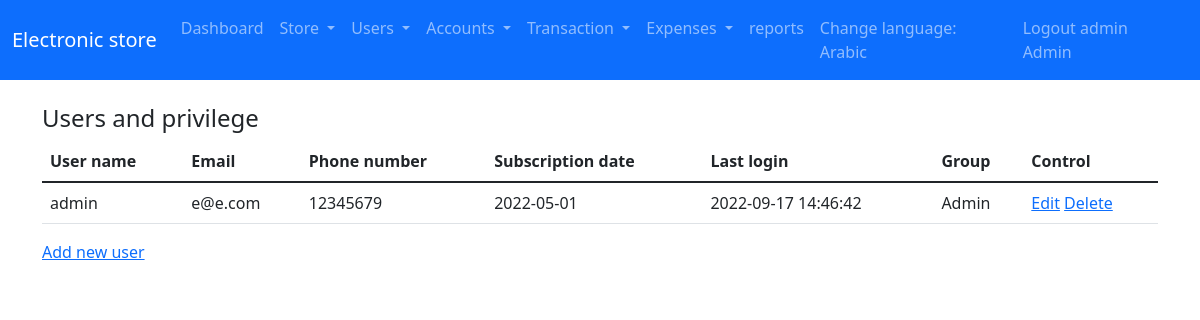
The app's page /users (signed in) with its own data.
### tables this page shows
CREATE TABLE `app_users` (
  `id` int UNSIGNED NOT NULL,
  `username` varchar(12) NOT NULL,
  `password` char(60) NOT NULL,
  `email` varchar(40) NOT NULL,
  `phone_number` varchar(15) DEFAULT NULL,
  `subscription_date` date NOT NULL,
  `last_login` datetime NOT NULL,
  `group_id` tinyint(1) NOT NULL,
  `status` tinyint(1) NOT NULL DEFAULT '1'
);

CREATE TABLE `app_users_groups` (
  `id` tinyint UNSIGNED NOT NULL,
  `group_name` varchar(20) NOT NULL
);

### app/controllers/abstractcontroller.php (called while the page is built, shortened)
<?php
class AbstractController
{
	protected $_controller;
	protected $_action;
    protected $_template;
    protected $_registry;
    protected $_data = [];
	public function setController($controllerName)
	{
		$this->_controller = $controllerName;
	}
	public function setAction($actionName)
	{
		$this->_action = $actionName;
	}
    public function setTemplate($template)
    {
        $this->_template = $template;
    }
    public function setRegistry($registry)
    {
        $this->_registry = $registry;
    }
	protected function _view()
	{
		$view = VIEWS_PATH . $this->_controller . DS . $this->_action . '.view.php';
				$this->_data = array_merge($this->_data , $this->language->getDictionary());
                $this->_template->setRegistry($this->_registry);
                $this->_template->setActionViewFile($view);
                $this->_template->setAppData($this->_data);
                $this->_template->renderApp();
	}
}

### app/controllers/userscontroller.php (called while the page is built, shortened)
<?php
class UsersController extends AbstractController
{
	public function defaultAction()
	{
		$this->_data['users'] = UserModel::getUsers();
        $this->_view();
	}
}

### app/lib/frontcontroller.php (called while the page is built, shortened)
<?php
class FrontController
{
    private $_controller = 'index';
    private $_action = 'default';
    private $_params = array();
    private $_template;
    private $_registry;
	public function __construct(Template $template, Registry $registry , Authentication $auth)
	{
        $this->_template = $template;
        $this->_registry = $registry;
	}
    private function _parseUrl()
    {
        $url = parse_url($_SERVER['REQUEST_URI'], PHP_URL_PATH);
        $url = trim($url, '/');
        $url = explode('/',$url , 3);
        if(isset($url[0]) && $url[0] != '') {
            $this->_controller = $url[0];
        }
    }
    public function dispatch()
    {
	  $actionName = $this->_action . 'Action';
	 $controller = new $controllerClassName;
	 $controller->setController($this->_controller);
	 $controller->setAction($this->_action);
	 $controller->setParams($this->_params);
     $controller->setTemplate($this->_template);
     $controller->setRegistry($this->_registry);
	 $controller->$actionName();
    }
}

### public/index.php (called while the page is built, shortened)
<?php
require_once APP_PATH. DS .'lib/autoload.php';
$session = new LIB\SessionManager();
$session->start();
$template_parts = require_once APP_PATH . DS . 'config' . DS . 'templateconfig.php';
$template = new LIB\Template($template_parts);
$language = new LIB\Language();
$registry = Registry::getInstance();
$registry->session = $session;
$registry->language = $language;
$messenger = Messenger::getInstance($session);
$registry->messenger = $messenger;
$authentication = Authentication::getInstance($session);
$frontController = new FrontController($template,$registry,$authentication);
$frontController->dispatch();

### app/lib/templatehelper.php (called while the page is built, shortened)
<?php
trait TemplateHelper
{
    public function urlMatch($url) {
        return parse_url($_SERVER['REQUEST_URI'] , PHP_URL_PATH) == $url;
    }
    public function hasAcccessToLink($url)
    {
     return  in_array($url, $this->session->u->privileges) ? 'd-block' : (CHECK_FOR_PRIVILEGES == 1 ? 'd-none' : 'd-block');
    }
}

### app/lib/sessionmanager.php (called while the page is built, shortened)
<?php
class SessionManager extends \SessionHandler
{
    public function __get($key) {
        if(isset($_SESSION[$key])) {
            $data = @unserialize($_SESSION[$key]);
            if($data === false) {
                return $_SESSION[$key];
            } else {
                return $data;
            }
        } else {
            trigger_error('No session key ' . $key . ' exists', E_USER_NOTICE);
        }
    }
}

### app/lib/autoload.php (called while the page is built, shortened)
<?php
class AutoLoad
{
	public static function autoload($className)
	{
		$className = str_replace('PHPMVC' , '' , $className);
		$className = str_replace('\\' , '/' , $className);
		$className = strtolower($className);
		$className = $className . '.php';
	}
}

### app/lib/database/databasehandler.php (called while the page is built, shortened)
<?php
abstract class DatabaseHandler
{
    public static function factory()
    {
        $driver = DATABASE_CONN_DRIVER;
        if ($driver == self::DATABASE_DRIVER_POD) {
            return PDODatabaseHandler::getInstance();
        } elseif ($driver == self::DATABASE_DRIVER_MYSQLI) {
            return MySQLiDatabaseHandler::getInstance();
        }
    }
}

### app/lib/database/pdodatabasehandler.php (called while the page is built, shortened)
<?php
class PDODatabaseHandler extends DatabaseHandler
{
    private static $_instance;
    private static $_handler;
    public function __call($name, $arguments)
    {
        return call_user_func_array(array(&self::$_handler, $name), $arguments);
    }
    protected static function init()
    {
        try {
            self::$_handler = new \PDO(
                'mysql:host=' . DATABASE_HOST_NAME . ';dbname=' . DATABASE_DB_NAME,
                DATABASE_USER_NAME, DATABASE_PASSWORD, array(
                    \PDO::ATTR_ERRMODE => \PDO::ERRMODE_WARNING,
                    \PDO::MYSQL_ATTR_INIT_COMMAND => 'SET NAMES utf8'
                )
            );
        } catch (\PDOException $e) {
echo "not connected";
        }
    }
    public static function getInstance()
    {
        if(self::$_instance === null) {
            self::$_instance = new self();
        }
        return self::$_instance;
    }
}

### app/models/abstractmodel.php (called while the page is built, shortened)
<?php
class AbstractModel
{
    public static function get($sql, $options = array())
    {
        $stmt = DatabaseHandler::factory()->prepare($sql);
        $stmt->execute();
        if(method_exists(get_called_class(), '__construct')) {
            $results = $stmt->fetchAll(\PDO::FETCH_CLASS | \PDO::FETCH_PROPS_LATE, get_called_class(), array_keys(static::$tableSchema));
        } else {
            $results = $stmt->fetchAll(\PDO::FETCH_CLASS, get_called_class());
        }
        if ((is_array($results) && !empty($results))) {
            return new \ArrayIterator($results);
        };
        return false;
    }
}

### app/models/usermodel.php (called while the page is built, shortened)
<?php
class UserModel extends AbstractModel
{
    public static function getUsers()
    {
        $sql = 'SELECT au.*, aug.group_name group_name FROM app_users au INNER JOIN app_users_groups aug ON aug.id = au.group_id';
        return self::get($sql);
    }
}

### app/views/users/default.view.php (the view)
<div class="container">
        <h4><?= @$text_start_line?></h4>
              <table class="table border-1">
                  <thead>
                  <tr>
                  <th><?= @$text_username?></th>
                  <th><?= @$text_email?></th>
                  <th><?= @$text_phone_number?></th>
                  <th><?= @$text_subscription_date?></th>
                  <th><?= @$text_last_login?></th>
			<th><?= @$text_group_id?></th>
                  <th><?= @$text_control?></th>
                  </tr>
                  </thead>
                  <tbody>
                  <?php
                  if(false !== $users) {
                      foreach($users as $user) {
                  ?>
                  <tr>
                  <td><?= $user->username?></td>
                  <td><?= $user->email?></td>
                  <td><?= $user->phone_number?></td>
                  <td><?= $user->subscription_date?></td>
                  <td><?= $user->last_login?></td>
			<td><?= $user->group_name?></td>
                      <td>
                          <a href="/users/edit/<?=$user->id?>">Edit</a>
                          <a href="/users/delete/<?=$user->id?>" onclick="if(!confirm('Do you want to delete this employee')) return false;"> Delete  </a>
                      </td>
                  </tr>
                  <?php
                      }
                  } else {
                      ?>
                      <td colspan="5"> <?= @$text_no_employee_message?></td>
                      <?php
                  }
                  ?>
                  </tbody>
              </table>
		<a href="/users/create"> <?= @$text_new_item ?></a>
  </div>

### app/lib/template.php (shortened to what this page needs)
<?php
class Template
{
    private $_templateParts;
    private $_action_view;
    private $_registry;
    public function __get($key)
    {
        return $this->_registry->$key;
    }
	public function __construct(array $parts)
    {
        $this->_templateParts = $parts;
    }
    public function setActionViewFile($path)
    {
       $this->_action_view = $path;
    }
    public function setRegistry($registry)
    {
        $this->_registry = $registry;
    }
    private function renderTemplateHeaderStart()
    {
        require_once TEMPLATE_PATH . 'templateheadstart.php';
    }
     private function renderTemplateHeaderEnd()
    {
        require_once TEMPLATE_PATH . 'templateheadend.php';
    }
     private function renderTemplateFooter()
    {
        require_once TEMPLATE_PATH . 'templatefooter.php';
    }
    private function renderTemplateBlooks()
    {
        if(!array_key_exists('template' , $this->_templateParts)) {
            trigger_error('Sorry you have to define the template blocks' , E_USER_WARNING);
        } else {
            $parts = $this->_templateParts['template'];
            if(!empty($parts)) {
                foreach ($parts as $partkey => $filePath) {
                    if($partkey== ':view') {
                        require_once $this->_action_view;
                    } else {
                        require_once $filePath;
                    }
                }
            }
        }
    }
    public function renderApp()
    {
        $this->renderTemplateBlooks();
    }
}

### app/template/nav.php (shortened to what this page needs)
<nav class="navbar navbar-expand-lg navbar-dark bg-primary">
  <div class="container-fluid">
    <a class="navbar-brand" href="/"><?=@$text_website_name?></a>
    <div class="collapse navbar-collapse" id="navbarNavAltMarkup">
      <div class="navbar-nav">
        <a class="nav-link <?= $this->urlMatch('/statistics') === true ? 'active' : '' ?>" href="/statistics"><?=@$text_statistics?></a>
		<li class="nav-item dropdown">
          <a class="nav-link dropdown-toggle" href="/store" id="navbarDropdown" role="button" data-bs-toggle="dropdown" aria-expanded="false">
           <?=@$text_store?>
          </a>
        </li>
        <li class="nav-item dropdown">
          <a class="nav-link dropdown-toggle" href="#" id="navbarDropdown" role="button" data-bs-toggle="dropdown" aria-expanded="false">
           <?=@$text_accounts_users?>
          </a>
        </li>
		<li class="nav-item dropdown">
          <a class="nav-link dropdown-toggle" href="#" id="navbarDropdown" role="button" data-bs-toggle="dropdown" aria-expanded="false">
           <?=@$text_accounts?>
          </a>
        </li>
		<li class="nav-item dropdown">
          <a class="nav-link dropdown-toggle" href="/transaction" id="navbarDropdown" role="button" data-bs-toggle="dropdown" aria-expanded="false">
           <?=@$text_transaction?>
          </a>
        </li>
		<li class="nav-item dropdown">
          <a class="nav-link dropdown-toggle <?= @$this->hasAcccessToLink('/expenses/default')?>" href="/expenses" id="navbarDropdown" role="button" data-bs-toggle="dropdown" aria-expanded="false">
           <?=@$text_expenses?>
          </a>
        </li>
        <a class="nav-link <?= @$this->hasAcccessToLink('/reports/default')?> <?= $this->urlMatch('/reports') === true ? 'active' : '' ?>" href="/reports"><?=@$text_reports?> </a>
		<a class="nav-link" href="/language"><?=@$text_lang?></a>
		<a class="nav-link" href="/authentication/logout"><?=@$text_logout . ' ' . $this->session->u->username . ' ' . $this->session->u->group_name?> </a>
      </div>
    </div>
  </div>
</nav>
<br>

### records on screen
app_users: username "admin", app_users_groups.group_name "Admin", email "e@e.com", phone_number "12345679", subscription_date "2022-05-01", last_login "2022-09-17 14:46:42"
